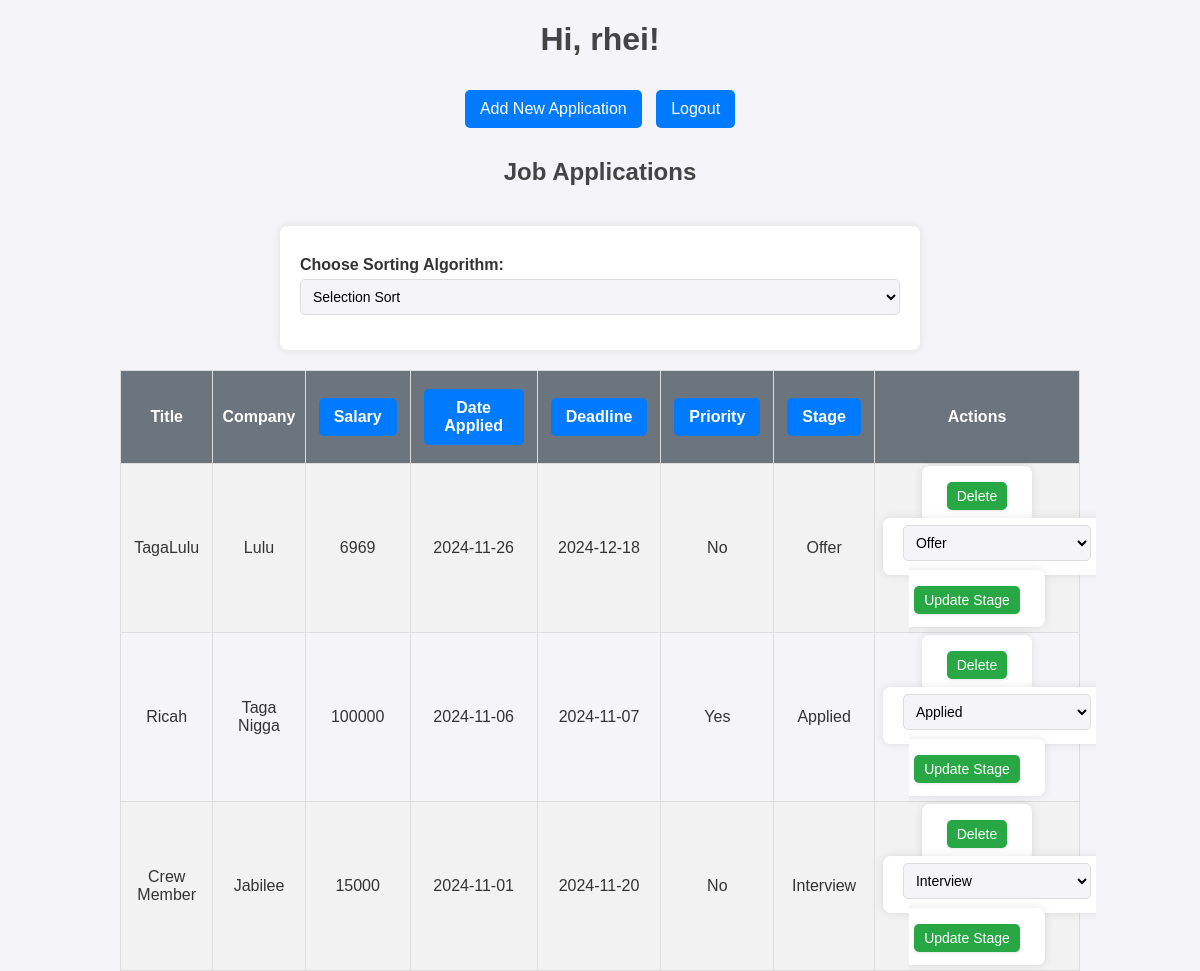
Page / (signed in) on the earlier database version.
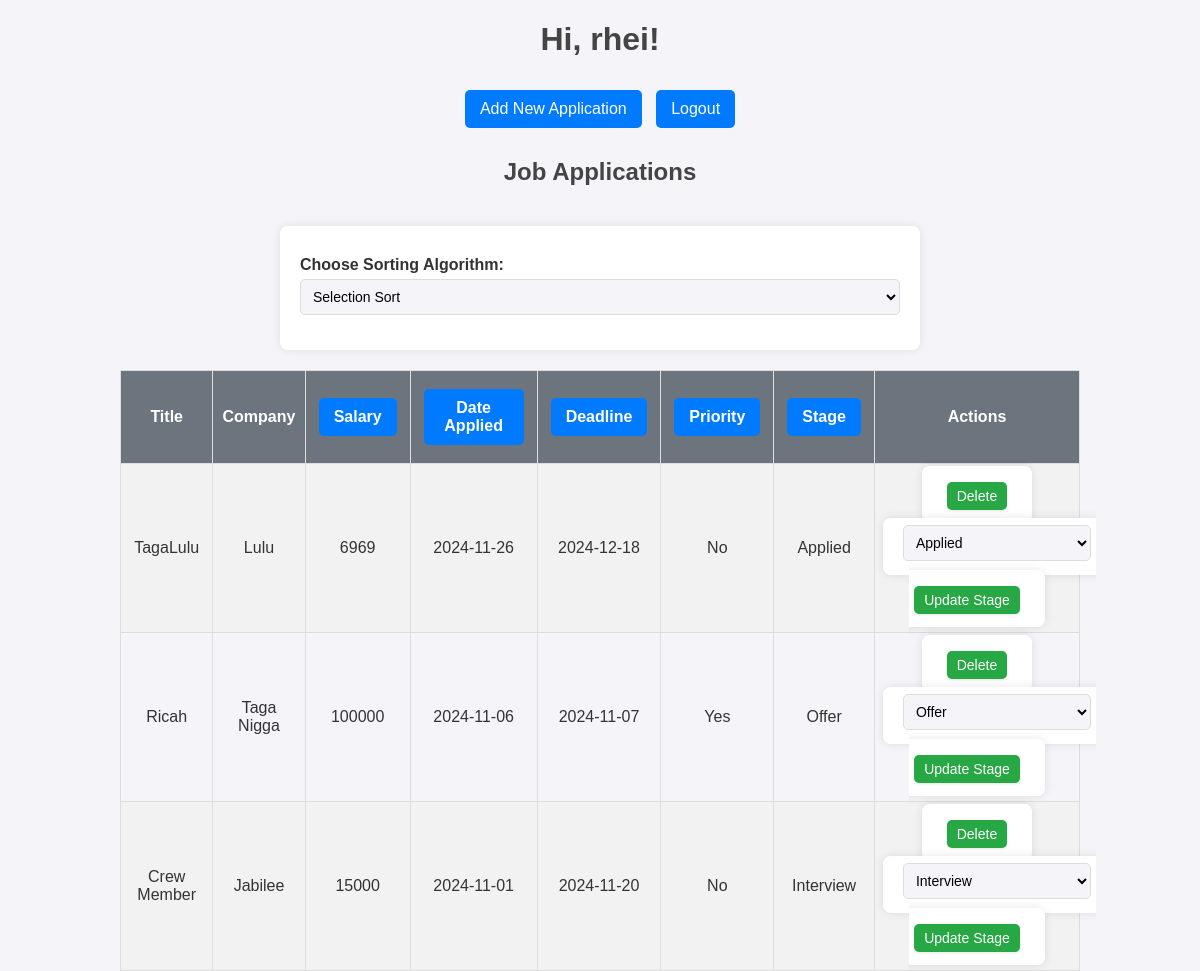
Same page on the later database version.
### tables this page shows
CREATE TABLE applications (
        id INTEGER PRIMARY KEY AUTOINCREMENT,
        title TEXT NOT NULL,
        company TEXT NOT NULL,
        stage TEXT NOT NULL,
        salary INTEGER NOT NULL,
        date_applied TEXT NOT NULL,
        deadline TEXT,
        role_type TEXT,
        priority INTEGER,
        user_id INTEGER,
        FOREIGN KEY (user_id) REFERENCES users(id)
    );

### app.py (the view)
@app.route("/")
@login_required
def index():
    user_id = session["user_id"]
    username = session.get("username")  # Retrieve the username from the session
    conn = get_db_connection()
    applications = conn.execute("SELECT * FROM applications WHERE user_id = ?", (user_id,)).fetchall()
    conn.close()
    return render_template("index.html", applications=applications, username=username)

### app.py (called while the page is built)
def get_db_connection():
    conn = sqlite3.connect("job_applications.db")  # Ensure this matches the actual path
    conn.row_factory = sqlite3.Row
    return conn

def login_required(f):
    @wraps(f)
    def decorated_function(*args, **kwargs):
        if "user_id" not in session:
            flash("Please log in to access this page.")
            return redirect(url_for("login"))
        return f(*args, **kwargs)
    return decorated_function

### templates/index.html (shortened to what this page needs)
<!doctype html>
<html lang="en">
<head>
    <link rel="stylesheet" href="{{ url_for('static', filename='styles.css') }}">
</head>
<body>
    <h1>Hi, {{ username }}!</h1>
    <div>
        <a href="{{ url_for('add_application') }}">Add New Application</a>
        <a href="{{ url_for('logout') }}">Logout</a>
    </div>
    <h2>Job Applications</h2>
    <form method="get" action="{{ url_for('view_applications', filter_type=filter_type, order=sort_order) }}" id="sortForm">
        <label for="sortAlgorithm">Choose Sorting Algorithm:</label>
        <select name="algorithm" id="sortAlgorithm" onchange="document.getElementById('sortForm').submit();">
            <option value="selection" {% if algorithm == 'selection' %}selected{% endif %}>Selection Sort</option>
        </select>
    </form>
    <table>
        <tr>
            <th>Title</th>
            <th>Company</th>
            <th><a href="{{ url_for('view_applications', filter_type='salary', order='asc' if sort_order == 'desc' else 'desc', algorithm=algorithm) }}">Salary</a></th>
            <th><a href="{{ url_for('view_applications', filter_type='date', order='asc' if sort_order == 'desc' else 'desc', algorithm=algorithm) }}">Date Applied</a></th>
            <th><a href="{{ url_for('view_applications', filter_type='deadline', order='asc' if sort_order == 'desc' else 'desc', algorithm=algorithm) }}">Deadline</a></th>
            <th><a href="{{ url_for('view_applications', filter_type='priority', order='asc' if sort_order == 'desc' else 'desc', algorithm=algorithm) }}">Priority</a></th>
            <th><a href="{{ url_for('view_applications', filter_type='stage', order='asc' if sort_order == 'desc' else 'desc', algorithm=algorithm) }}">Stage</a></th>
            <th>Actions</th>
        </tr>
        {% for app in applications %}
        <tr>
            <td>{{ app['title'] }}</td>
            <td>{{ app['company'] }}</td>
            <td>{{ app['salary'] }}</td>
            <td>{{ app['date_applied'] }}</td>
            <td>{{ app['deadline'] }}</td>
            <td>{{ 'Yes' if app['priority'] else 'No' }}</td>
            <td>{{ app['stage'] }}</td>
            <td>
                <form action="{{ url_for('delete_application', id=app['id']) }}" method="post" style="display:inline;">
                    <button type="submit" onclick="return confirm('Are you sure you want to delete this application?');">Delete</button>
                </form>
                <form action="{{ url_for('update_stage', id=app['id']) }}" method="post" style="display:inline;">
                    <select name="stage" required>
                        <option value="Applied" {% if app['stage'] == 'Applied' %}selected{% endif %}>Applied</option>
                        <option value="Interview" {% if app['stage'] == 'Interview' %}selected{% endif %}>Interview</option>
                        <option value="Offer" {% if app['stage'] == 'Offer' %}selected{% endif %}>Offer</option>
                    </select>
                    <button type="submit" onclick="preventScroll()">Update Stage</button>
                </form>
            </td>
        </tr>
        {% endfor %}
    </table>
</body>
</html>

### static/styles.css (style rules this page uses)
body { display: flex; justify-content: center; align-items: center; flex-direction: column; font-family: Arial, sans-serif; background-color: #f4f4f9; color: #333; margin: 0; padding: 0; min-height: 100vh; }
h1, h2 { text-align: center; color: #444; }
table { width: 80%; border-collapse: collapse; margin-top: 20px; }
table, th, td { border: 1px solid #ddd; padding: 8px; text-align: center; }
th { background-color: #6c757d; color: white; }
tr:nth-child(even) { background-color: #f2f2f2; }
a, button { display: inline-block; margin: 10px 5px; padding: 10px 15px; text-decoration: none; color: white; background-color: #007bff; border: none; border-radius: 5px; cursor: pointer; }
button { padding: 6px 10px; border-radius: 5px; border: none; cursor: pointer; font-size: 14px; color: #fff; margin-left: 5px; }
button[type="submit"] { background-color: #28a745; }
td form { display: inline; }
td select, td button { vertical-align: middle; }
select { padding: 8px; border-radius: 5px; border: 1px solid #ddd; background-color: #f4f4f9; cursor: pointer; font-size: 14px; margin-right: 5px; }
button { box-shadow: 0 1px 3px rgba(0, 0, 0, 0.1); }
form { width: 50%; margin-top: 20px; padding: 20px; background-color: #fff; box-shadow: 0 0 10px rgba(0, 0, 0, 0.1); border-radius: 8px; }
label { display: block; margin-top: 10px; font-weight: bold; }
input[type="text"], input[type="number"], input[type="date"], select { width: 100%; padding: 8px; margin-top: 5px; margin-bottom: 15px; box-sizing: border-box; }

Differences in the rows shown:
changed applications "TagaLulu": stage "Offer" → "Applied"
changed applications "Ricah": stage "Applied" → "Offer"
